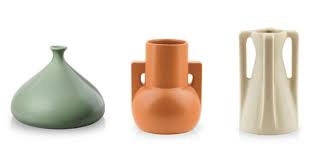
%> input picture codes/Pdi/Final/pregunta1/Fig2.jpg, 318 x 159 px
$ octave PREGUNTA_1.m   (GNU Octave 9; MATLAB toolbox functions it lacks are replaced by stand-ins)
%> lines starting %> are read from the running program, lines starting %| are printed output that depends on the picture; in (x1, y1, x2, y2) boxes, pixels count from 0 and x2, y2 are one past the last pixel; in counts of white or black regions, pixels touching at a corner belong together; the program's own positions count from 1
clc, clear, close all;

i=imread('Fig2.jpg');
%> i is the input picture: size 159x318x3 uint8; mean R, G, B 230.7, 222, 211.8
ir=i(:,:,1); %capa roja
ig=i(:,:,2); %capa verde
ib=i(:,:,3); %capa azul
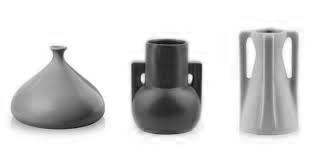
%> ib: size 159x318 uint8; min 14, max 255, mean 211.8


ip = 0.66*ir + 0.34*ig - ib;
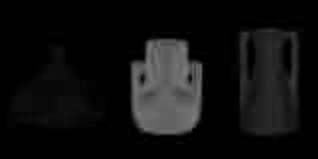
%> ip: size 159x318 uint8; min 0, max 126, mean 16

ip_binario_60 = ip>45;
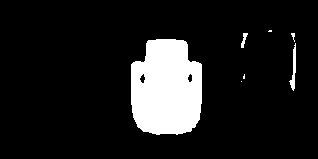
%> ip_binario_60: size 159x318 logical; 11.8% white; 7 white regions (4 under 20 px)

figure(30)
subplot(1,2,1),imshow(ip);
subplot(1,2,2),imshow(ip_binario_60);

%Hacemos que todos los elementos tengan areas
J1 = ip_binario_60

imshow(J1), title('Ubicar elementos indeseados');
propied=regionprops(J1,'basic'); %calculo de propiedades basicas
%> propied = 7 regions; box (x1, y1, x2, y2), Area and Centroid: (131, 39, 202, 135) 5723 [167.1 89.5], (289, 43, 296, 91) 144 [294.4 69.8], (241, 33, 248, 48) 50 [244.6 40.4], (291, 33, 295, 42) 19 [293.9 36.6], (243, 74, 245, 79) 8 [244.6 77.4], (268, 30, 272, 32) 7 [270.7 31.6], (241, 81, 242, 82) 1 [242 82]
hold on

%Graficas las 'cajas'de frontera de los objetos
for n=1:size(propied,1)
    rectangle('Position',propied(n).BoundingBox,'EdgeColor','g','LineWidth',2)
end
%> this loop made 7 passes

%Buscar areas menores a 1500
s=find([propied.Area]<2500); %Cambiar >1500
%> s = [2 3 4 5 6 7]
%Marcar areas menores a 1500
for n=1:size(s,2)
    rectangle('Position',propied(s(n)).BoundingBox,'EdgeColor','r','LineWidth',2)
end
%> this loop made 6 passes
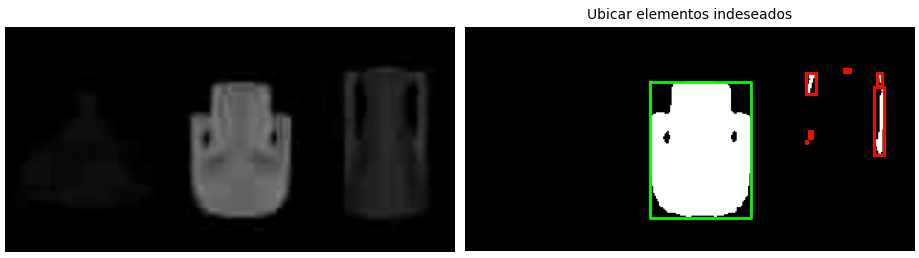
%> figure redrawn from the program's plot data, 2 panels

%Eliminar areas menores a 3000
for n=1:size(s,2)
    caja1=round(propied(s(n)).BoundingBox);
    J1(caja1(2):caja1(2)+caja1(4),caja1(1):caja1(1)+caja1(3))=0; % filasxcolumnas anchos
end
%> this loop made 6 passes
%> caja1 on passes 1 to 6: [242 34 7 15], [242 82 1 1], [244 75 2 5], [269 31 4 2], [290 44 7 48], [292 34 4 9]
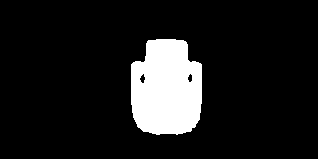
%> J1: size 159x318 logical; 11.3% white; 1 white region, box (x1, y1, x2, y2) and area: (131, 39, 202, 135) 5723

b1=edge(J1);
%> b1: size 159x318 logical; 1% white in thin lines or dots, all inside (x1, y1, x2, y2) = (130, 38, 203, 136)
b1=edge(b1);
%> b1: size 159x318 logical; 1.9% white; 3 white regions, box (x1, y1, x2, y2) and area: (129, 37, 204, 136) 881, (139, 73, 146, 84) 38, (187, 73, 194, 83) 35
se4=strel('disk',1);
b1=imdilate(b1,se4);
%> b1: size 159x318 logical; 3.4% white; 3 white regions, box (x1, y1, x2, y2) and area: (128, 36, 205, 137) 1578, (138, 72, 147, 85) 86, (186, 72, 195, 84) 75
figure(2)
imshow(b1);
imwrite(b1,'filto.jpg');
x=imread('filto.jpg');
%> x: size 159x318 uint8; min 0, max 255, mean 8.8
K = imadd(x,ig);
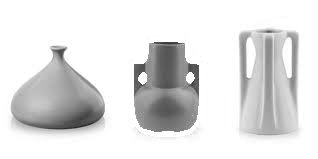
%> K: size 159x318 uint8; min 33, max 255, mean 224.5
figure(3)
B(:,:,1) = ir;
B(:,:,2) = K;
B(:,:,3) = ib;
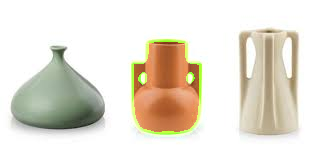
%> B: size 159x318x3 uint8; mean R, G, B 230.7, 224.5, 211.8
imshow(B), title('Vasija detectada');
